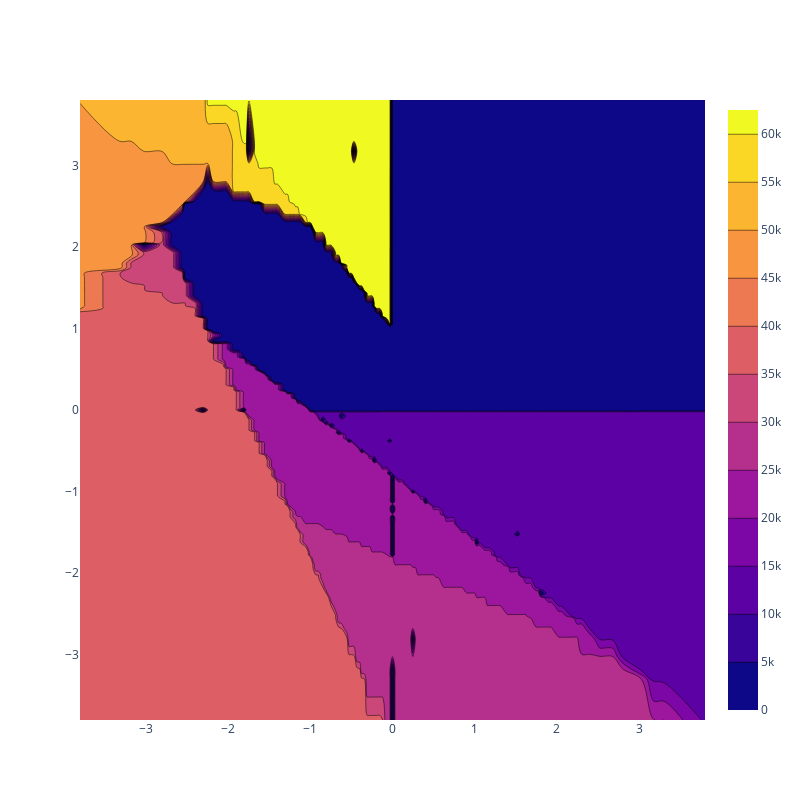

Notebook code for this chart:
### Code cell
import numpy as np
from multiprocessing import Pool
import plotly.graph_objects as go

x = gon_range(0.01, )
y = x
N = len(x)
z = [[i*N + j for j in range(N)] for i in range(N)]

def mutz(arr):
    return list(map(lambda ij: router(x[ij // N], y[ij % N]), arr))
    
with Pool() as pool:
    z = pool.map(mutz, z)

x = list(map(RR, x))
y = x

layout = go.Layout(width=800, height=800)
fig = go.Figure(data =
    go.Contour(
        z=z,
        x=x, # horizontal axis
        y=y # vertical axis
    ), layout=layout)
fig.show()
